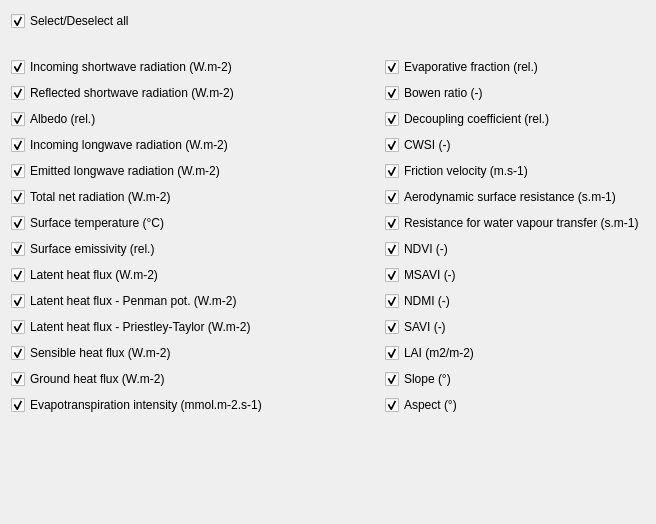
         <widget class="QWidget" name="scrollAreaWidgetContents_3">
          <property name="geometry">
           <rect>
            <x>0</x>
            <y>0</y>
            <width>656</width>
            <height>524</height>
           </rect>
          </property>
          <property name="sizePolicy">
           <sizepolicy hsizetype="Preferred" vsizetype="Preferred">
            <horstretch>0</horstretch>
            <verstretch>0</verstretch>
           </sizepolicy>
          </property>
          <layout class="QGridLayout" name="gridLayout_21">
           <item row="2" column="0">
            <spacer name="verticalSpacer_4">
             <property name="orientation">
              <enum>Qt::Vertical</enum>
             </property>
             <property name="sizeHint" stdset="0">
              <size>
               <width>20</width>
               <height>40</height>
              </size>
             </property>
            </spacer>
           </item>
           <item row="0" column="0">
            <layout class="QGridLayout" name="gridLayout_20">
             <item row="15" column="1">
              <widget class="QCheckBox" name="ch_aspect">
               <property name="text">
                <string>Aspect (°)</string>
               </property>
               <property name="checked">
                <bool>true</bool>
               </property>
              </widget>
             </item>
             <item row="8" column="0">
              <widget class="QCheckBox" name="ch_ts">
               <property name="text">
                <string>Surface temperature (°C)</string>
               </property>
               <property name="checked">
                <bool>true</bool>
               </property>
              </widget>
             </item>
             <item row="12" column="0">
              <widget class="QCheckBox" name="ch_le_pt">
               <property name="sizePolicy">
                <sizepolicy hsizetype="Preferred" vsizetype="Fixed">
                 <horstretch>0</horstretch>
                 <verstretch>0</verstretch>
                </sizepolicy>
               </property>
               <property name="text">
                <string>Latent heat flux - Priestley-Taylor (W.m-2)</string>
               </property>
               <property name="checked">
                <bool>true</bool>
               </property>
              </widget>
             </item>
             <item row="5" column="1">
              <widget class="QCheckBox" name="ch_cwsi">
               <property name="sizePolicy">
                <sizepolicy hsizetype="Preferred" vsizetype="Fixed">
                 <horstretch>0</horstretch>
                 <verstretch>0</verstretch>
                </sizepolicy>
               </property>
               <property name="text">
                <string>CWSI (-)</string>
               </property>
               <property name="checked">
                <bool>true</bool>
               </property>
              </widget>
             </item>
             <item row="3" column="1">
              <widget class="QCheckBox" name="ch_bowen">
               <property name="sizePolicy">
                <sizepolicy hsizetype="Preferred" vsizetype="Fixed">
                 <horstretch>0</horstretch>
                 <verstretch>0</verstretch>
                </sizepolicy>
               </property>
               <property name="text">
                <string>Bowen ratio (-)</string>
               </property>
               <property name="checked">
                <bool>true</bool>
               </property>
              </widget>
             </item>
             <item row="4" column="1">
              <widget class="QCheckBox" name="ch_omega">
               <property name="sizePolicy">
                <sizepolicy hsizetype="Preferred" vsizetype="Fixed">
                 <horstretch>0</horstretch>
                 <verstretch>0</verstretch>
                </sizepolicy>
               </property>
               <property name="text">
                <string>Decoupling coefficient (rel.)</string>
               </property>
               <property name="checked">
                <bool>true</bool>
               </property>
              </widget>
             </item>
             <item row="4" column="0">
              <widget class="QCheckBox" name="ch_albedo">
               <property name="sizePolicy">
                <sizepolicy hsizetype="Preferred" vsizetype="Fixed">
                 <horstretch>0</horstretch>
                 <verstretch>0</verstretch>
                </sizepolicy>
               </property>
               <property name="text">
                <string>Albedo (rel.)</string>
               </property>
               <property name="checked">
                <bool>true</bool>
               </property>
              </widget>
             </item>
             <item row="5" column="0">
              <widget class="QCheckBox" name="ch_rl_in">
               <property name="text">
                <string>Incoming longwave radiation (W.m-2)</string>
               </property>
               <property name="checked">
                <bool>true</bool>
               </property>
              </widget>
             </item>
             <item row="22" column="0">
              <spacer name="verticalSpacer">
               <property name="orientation">
                <enum>Qt::Vertical</enum>
               </property>
               <property name="sizeType">
                <enum>QSizePolicy::Fixed</enum>
               </property>
               <property name="sizeHint" stdset="0">
                <size>
                 <width>10</width>
                 <height>20</height>
                </size>
               </property>
              </spacer>
             </item>
             <item row="3" column="0">
              <widget class="QCheckBox" name="ch_rs_out">
               <property name="sizePolicy">
                <sizepolicy hsizetype="Preferred" vsizetype="Fixed">
                 <horstretch>0</horstretch>
                 <verstretch>0</verstretch>
                </sizepolicy>
               </property>
               <property name="text">
                <string>Reflected shortwave radiation (W.m-2)</string>
               </property>
               <property name="checked">
                <bool>true</bool>
               </property>
              </widget>
             </item>
             <item row="0" column="0">
              <widget class="QCheckBox" name="ch_all">
               <property name="sizePolicy">
                <sizepolicy hsizetype="Preferred" vsizetype="Fixed">
                 <horstretch>0</horstretch>
                 <verstretch>0</verstretch>
                </sizepolicy>
               </property>
               <property name="text">
                <string>Select/Deselect all</string>
               </property>
               <property name="checked">
                <bool>true</bool>
               </property>
              </widget>
             </item>
             <item row="11" column="0">
              <widget class="QCheckBox" name="ch_le_pen">
               <property name="sizePolicy">
                <sizepolicy hsizetype="Preferred" vsizetype="Fixed">
                 <horstretch>0</horstretch>
                 <verstretch>0</verstretch>
                </sizepolicy>
               </property>
               <property name="text">
                <string>Latent heat flux - Penman pot. (W.m-2)</string>
               </property>
               <property name="checked">
                <bool>true</bool>
               </property>
              </widget>
             </item>
             <item row="6" column="0">
              <widget class="QCheckBox" name="ch_rl_out">
               <property name="text">
                <string>Emitted longwave radiation (W.m-2)</string>
               </property>
               <property name="checked">
                <bool>true</bool>
               </property>
              </widget>
             </item>
             <item row="2" column="0">
              <widget class="QCheckBox" name="ch_rs_in">
               <property name="sizePolicy">
                <sizepolicy hsizetype="Preferred" vsizetype="Fixed">
                 <horstretch>0</horstretch>
                 <verstretch>0</verstretch>
                </sizepolicy>
               </property>
               <property name="text">
                <string>Incoming shortwave radiation (W.m-2)</string>
               </property>
               <property name="checked">
                <bool>true</bool>
               </property>
              </widget>
             </item>
             <item row="1" column="0">
              <spacer name="verticalSpacer_2">
               <property name="orientation">
                <enum>Qt::Vertical</enum>
               </property>
               <property name="sizeType">
                <enum>QSizePolicy::Fixed</enum>
               </property>
               <property name="sizeHint" stdset="0">
                <size>
                 <width>13</width>
                 <height>20</height>
                </size>
               </property>
              </spacer>
             </item>
             <item row="10" column="0">
              <widget class="QCheckBox" name="ch_le">
               <property name="sizePolicy">
                <sizepolicy hsizetype="Expanding" vsizetype="Fixed">
                 <horstretch>0</horstretch>
                 <verstretch>0</verstretch>
                </sizepolicy>
               </property>
               <property name="text">
                <string>Latent heat flux (W.m-2)</string>
               </property>
               <property name="checked">
                <bool>true</bool>
               </property>
              </widget>
             </item>
             <item row="7" column="0">
              <widget class="QCheckBox" name="ch_rn">
               <property name="sizePolicy">
                <sizepolicy hsizetype="Preferred" vsizetype="Fixed">
                 <horstretch>0</horstretch>
                 <verstretch>0</verstretch>
                </sizepolicy>
               </property>
               <property name="text">
                <string>Total net radiation (W.m-2)</string>
               </property>
               <property name="checked">
                <bool>true</bool>
               </property>
              </widget>
             </item>
             <item row="13" column="0">
              <widget class="QCheckBox" name="ch_sensible">
               <property name="sizePolicy">
                <sizepolicy hsizetype="Preferred" vsizetype="Fixed">
                 <horstretch>0</horstretch>
                 <verstretch>0</verstretch>
                </sizepolicy>
               </property>
               <property name="text">
                <string>Sensible heat flux (W.m-2)</string>
               </property>
               <property name="checked">
                <bool>true</bool>
               </property>
              </widget>
             </item>
             <item row="14" column="0">
              <widget class="QCheckBox" name="ch_ground">
               <property name="sizePolicy">
                <sizepolicy hsizetype="Preferred" vsizetype="Fixed">
                 <horstretch>0</horstretch>
                 <verstretch>0</verstretch>
                </sizepolicy>
               </property>
               <property name="text">
                <string>Ground heat flux (W.m-2)</string>
               </property>
               <property name="checked">
                <bool>true</bool>
               </property>
              </widget>
             </item>
             <item row="2" column="1">
              <widget class="QCheckBox" name="ch_ef">
               <property name="sizePolicy">
                <sizepolicy hsizetype="Preferred" vsizetype="Fixed">
                 <horstretch>0</horstretch>
                 <verstretch>0</verstretch>
                </sizepolicy>
               </property>
               <property name="text">
                <string>Evaporative fraction (rel.)</string>
               </property>
               <property name="checked">
                <bool>true</bool>
               </property>
              </widget>
             </item>
             <item row="14" column="1">
              <widget class="QCheckBox" name="ch_slope">
               <property name="text">
                <string>Slope (°)</string>
               </property>
               <property name="checked">
                <bool>true</bool>
               </property>
              </widget>
             </item>
             <item row="15" column="0">
              <widget class="QCheckBox" name="ch_e_int">
               <property name="text">
                <string>Evapotranspiration intensity (mmol.m-2.s-1)</string>
               </property>
               <property name="checked">
                <bool>true</bool>
               </property>
              </widget>
             </item>
             <item row="6" column="1">
              <widget class="QCheckBox" name="ch_frict">
               <property name="enabled">
                <bool>true</bool>
               </property>
               <property name="sizePolicy">
                <sizepolicy hsizetype="Preferred" vsizetype="Fixed">
                 <horstretch>0</horstretch>
                 <verstretch>0</verstretch>
                </sizepolicy>
               </property>
               <property name="text">
                <string>Friction velocity (m.s-1)</string>
               </property>
               <property name="checked">
                <bool>true</bool>
               </property>
               <property name="tristate">
                <bool>false</bool>
               </property>
              </widget>
             </item>
             <item row="9" column="0">
              <widget class="QCheckBox" name="ch_emiss">
               <property name="sizePolicy">
                <sizepolicy hsizetype="Expanding" vsizetype="Fixed">
                 <horstretch>0</horstretch>
                 <verstretch>0</verstretch>
                </sizepolicy>
               </property>
               <property name="text">
                <string>Surface emissivity (rel.)</string>
               </property>
               <property name="checked">
                <bool>true</bool>
               </property>
              </widget>
             </item>
             <item row="7" column="1">
              <widget class="QCheckBox" name="ch_ra">
               <property name="sizePolicy">
                <sizepolicy hsizetype="Preferred" vsizetype="Fixed">
                 <horstretch>0</horstretch>
                 <verstretch>0</verstretch>
                </sizepolicy>
               </property>
               <property name="text">
                <string>Aerodynamic surface resistance (s.m-1)</string>
               </property>
               <property name="checked">
                <bool>true</bool>
               </property>
              </widget>
             </item>
             <item row="8" column="1">
              <widget class="QCheckBox" name="ch_rc">
               <property name="sizePolicy">
                <sizepolicy hsizetype="Preferred" vsizetype="Fixed">
                 <horstretch>0</horstretch>
                 <verstretch>0</verstretch>
                </sizepolicy>
               </property>
               <property name="text">
                <string>Resistance for water vapour transfer (s.m-1)</string>
               </property>
               <property name="checked">
                <bool>true</bool>
               </property>
              </widget>
             </item>
             <item row="9" column="1">
              <widget class="QCheckBox" name="ch_ndvi">
               <property name="sizePolicy">
                <sizepolicy hsizetype="Preferred" vsizetype="Fixed">
                 <horstretch>0</horstretch>
                 <verstretch>0</verstretch>
                </sizepolicy>
               </property>
               <property name="text">
                <string>NDVI (-)</string>
               </property>
               <property name="checked">
                <bool>true</bool>
               </property>
              </widget>
             </item>
             <item row="10" column="1">
              <widget class="QCheckBox" name="ch_msavi">
               <property name="sizePolicy">
                <sizepolicy hsizetype="Preferred" vsizetype="Fixed">
                 <horstretch>0</horstretch>
                 <verstretch>0</verstretch>
                </sizepolicy>
               </property>
               <property name="text">
                <string>MSAVI (-)</string>
               </property>
               <property name="checked">
                <bool>true</bool>
               </property>
              </widget>
             </item>
             <item row="11" column="1">
              <widget class="QCheckBox" name="ch_ndmi">
               <property name="sizePolicy">
                <sizepolicy hsizetype="Preferred" vsizetype="Fixed">
                 <horstretch>0</horstretch>
                 <verstretch>0</verstretch>
                </sizepolicy>
               </property>
               <property name="text">
                <string>NDMI (-)</string>
               </property>
               <property name="checked">
                <bool>true</bool>
               </property>
              </widget>
             </item>
             <item row="12" column="1">
              <widget class="QCheckBox" name="ch_savi">
               <property name="text">
                <string>SAVI (-)</string>
               </property>
               <property name="checked">
                <bool>true</bool>
               </property>
              </widget>
             </item>
             <item row="13" column="1">
              <widget class="QCheckBox" name="ch_lai">
               <property name="text">
                <string>LAI (m2/m-2)</string>
               </property>
               <property name="checked">
                <bool>true</bool>
               </property>
              </widget>
             </item>
            </layout>
           </item>
          </layout>
         </widget>
